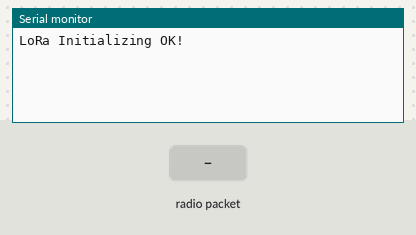
Simulated run of this sketch. Board: Arduino Uno, built with avr-gcc and run on an emulated ATmega328P. Parts: the last lines printed to the serial monitor. Inputs (shaded band) come from the test bench. No radio packets arrive unless stated.

Above: at 1.2 s.
1.3 s: radio packet "1" arrives
At 2.1 s:
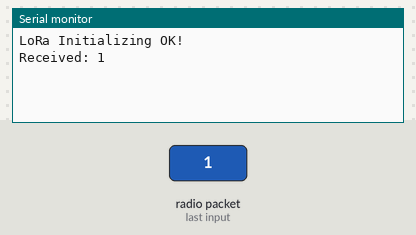
2.8 s: radio packet "0" arrives
At 3.2 s:
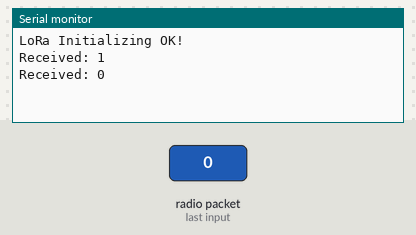
4.3 s: radio packet "2" arrives
At 5.6 s:
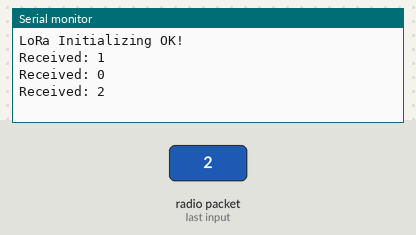

The sketch:

Lora_receiver_code.ino
```cpp
/*
LoRa Module to Arduino:
VCC to 3.3V
GND to GND
NSS to Digital Pin 10
SCK to Digital Pin 13
MOSI to Digital Pin 11
MISO to Digital Pin 12
RST to Digital Pin 9
DIO0 to Digital Pin 2


*/
/*
LoRa Module to Arduino:
VCC to 3.3V
GND to GND
NSS to Digital Pin 10
SCK to Digital Pin 13
MOSI to Digital Pin 11
MISO to Digital Pin 12
RST to Digital Pin 9
DIO0 to Digital Pin 2


*/
#include <SPI.h>
#include <LoRa.h>

void setup() {
  Serial.begin(9600);

  // Initialize LoRa module
  LoRa.setPins(10, 9, 2); // NSS, RST, DIO0
  if (!LoRa.begin(915E6)) { // Change to your region's frequency
    Serial.println("Starting LoRa failed!");
    while (1);
  }
  Serial.println("LoRa Initializing OK!");
}

void loop() {
  int packetSize = LoRa.parsePacket();
  if (packetSize) {
    String receivedData = "";
    while (LoRa.available()) {
      receivedData += (char)LoRa.read();
    }
    Serial.print("Received: ");
    Serial.println(receivedData);
  }
}
```

Measured:
- after the input at 1.3 s, the serial monitor: prints a new line at once (image 1)
- after the input at 2.8 s, the serial monitor: prints a new line at once (image 2)
- after the input at 4.3 s, the serial monitor: prints a new line at once (image 3)
